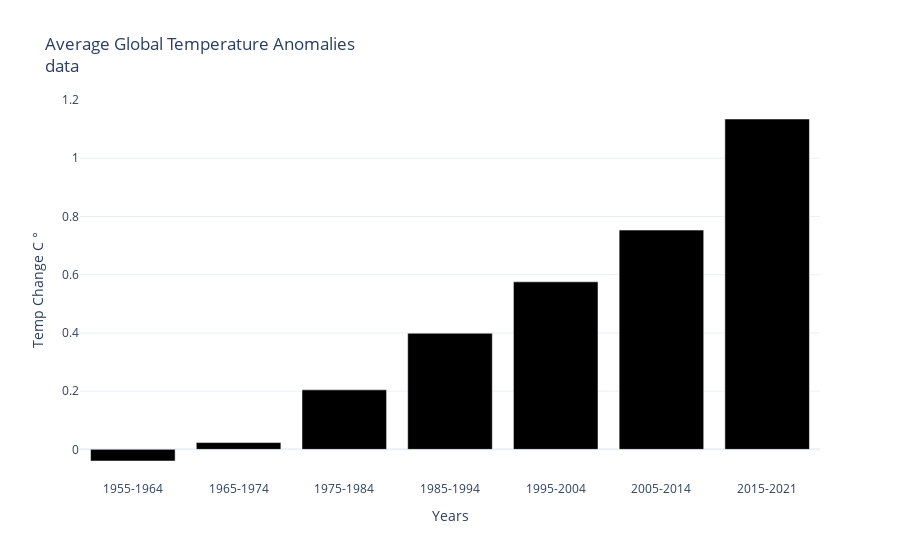

Notebook source saved alongside this figure:
### Markdown cell above
## Bar chart showing temperature anomalies by range of years

### Code cell
# BAR CHART: Temperature Anomalies by Year

# Temp Anomalies Filtering
TEMP_ANOMALIES_DATA = '../data/global_temp_anomaly.csv'
df_temp_anomaly = pd.read_csv(TEMP_ANOMALIES_DATA,comment='#',encoding='utf8')
ANOMALY_COL_NAME = 'Anomaly'
df_filtererd_temp_anomalies_1850_2021 = df_temp_anomaly[(df_temp_anomaly['Year'] >= start_year) & (df_temp_anomaly['Year'] <= end_year)]
TEMP_ANOMALIES_TITLE = '' # wait until coeeficient of correlation is calculated


def avg_net_temp_anomaly (df, year):
    '''
    Get average temperature anomoly based on year
    Years before 2015 look at averages between start year 
    (included) and start year + 9. The year 2015 only looks 
    at start year and start year + 6 temperatures up through 2021.
    '''
    start_year = int(year)
    # only have data up to 2021
    if start_year == 2015:
        end_year = 2021
    else:
        # most amounts are 9 year spread
        end_year = start_year + 9

    filtered_df = df[(df["Year"] >= start_year) & (df["Year"] <= end_year)]
    average = filtered_df["Anomaly"].sum()/6 if start_year == 2015 else filtered_df["Anomaly"].sum()/9
    return average
    
temp_anomalies_averages = []
anomaly_years = [ 1955, 1965, 1975, 1985,1995,2005,2015]

for year in anomaly_years:
    total = avg_net_temp_anomaly(df_temp_anomaly,year)
    temp_anomalies_averages.append(total)

label_years = ['1955-1964', '1965-1974', '1975-1984','1985-1994','1995-2004','2005-2014','2015-2021']

# Create the bar chart
bar_fig = go.Figure(data=[
    go.Bar(x=label_years, y=temp_anomalies_averages, marker_color='black')
])

# Update layout (optional)
bar_fig.update_layout(
    title='Average Global Temperature Anomalies<br><a href="https://raw.githubusercontent.com/rebeccapeltz/emissions/refs/heads/main/global-temp-anomaly-data.csv" target="_blank">data</a>',
    xaxis_title='Years',
    yaxis_title='Temp Change C &#176;',
    template='plotly_white',
    xaxis=dict(tickformat='%Y', tickvals=label_years)
)

bar_fig.show()

### Figure 1 — Plotly figure (JSON) as saved in the notebook; plotly's stock layout.template omitted (floating-point values rounded to 4 significant figures)
{"data": [{"marker": {"color": "black"}, "type": "bar", "x": ["1955-1964", "1965-1974", "1975-1984", "1985-1994", "1995-2004", "2005-2014", "2015-2021"], "y": [-0.04, 0.02333, 0.2044, 0.3989, 0.5756, 0.7533, 1.135]}], "layout": {"title": {"text": "Average Global Temperature Anomalies<br><a href=\"https://raw.githubusercontent.com/rebeccapeltz/emissions/refs/heads/main/global-temp-anomaly-data.csv\" target=\"_blank\">data</a>"}, "xaxis": {"tickformat": "%Y", "tickvals": ["1955-1964", "1965-1974", "1975-1984", "1985-1994", "1995-2004", "2005-2014", "2015-2021"], "title": {"text": "Years"}}, "yaxis": {"title": {"text": "Temp Change C &#176;"}}}}
